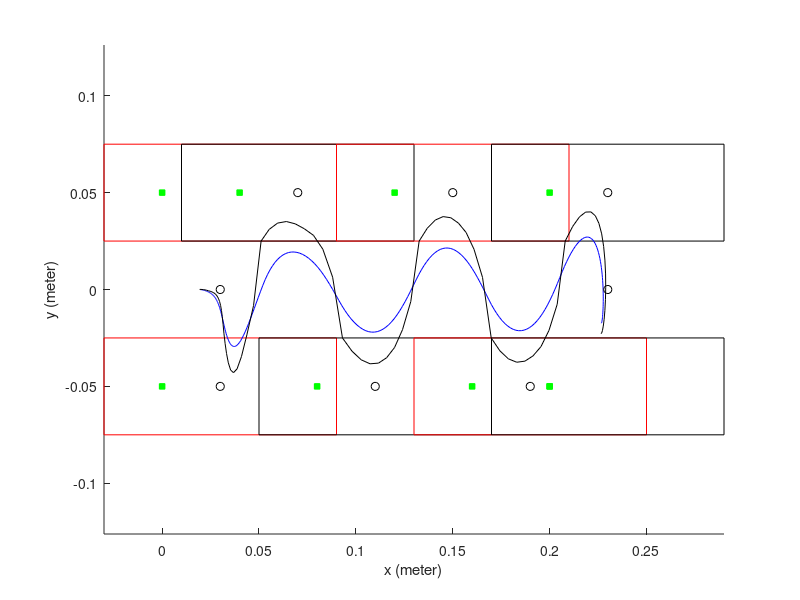

MATLAB code for this plot:
%
% Footsteps generated using the c++ version of the WMG
%

figure
clear FS;
hold on;

FS(1).a = 0.000000;
FS(1).p = [0.000000;0.050000];
FS(1).d = [0.090000;0.075000;0.030000;-0.025000];
FS(1).D = [1.000000 0.000000;-0.000000 1.000000;-1.000000 -0.000000;0.000000 -1.000000];
FS(1).v = [0.090000 0.025000; 0.090000 0.075000; -0.030000 0.075000; -0.030000 0.025000; 0.090000 0.025000];
FS(1).type = 2;
plot (FS(1).v(:,1), FS(1).v(:,2), 'r');

FS(5).a = 0.000000;
FS(5).p = [0.000000;-0.050000];
FS(5).d = [0.090000;-0.025000;0.030000;0.075000];
FS(5).D = [1.000000 0.000000;-0.000000 1.000000;-1.000000 -0.000000;0.000000 -1.000000];
FS(5).v = [0.090000 -0.075000; 0.090000 -0.025000; -0.030000 -0.025000; -0.030000 -0.075000; 0.090000 -0.075000];
FS(5).type = 2;
plot (FS(5).v(:,1), FS(5).v(:,2), 'r');

FS(8).a = 0.000000;
FS(8).p = [0.040000;0.050000];
FS(8).d = [0.130000;0.075000;-0.010000;-0.025000];
FS(8).D = [1.000000 0.000000;-0.000000 1.000000;-1.000000 -0.000000;0.000000 -1.000000];
FS(8).v = [0.130000 0.025000; 0.130000 0.075000; 0.010000 0.075000; 0.010000 0.025000; 0.130000 0.025000];
FS(8).type = 2;
plot (FS(8).v(:,1), FS(8).v(:,2), 'k');

FS(11).a = 0.000000;
FS(11).p = [0.080000;-0.050000];
FS(11).d = [0.170000;-0.025000;-0.050000;0.075000];
FS(11).D = [1.000000 0.000000;-0.000000 1.000000;-1.000000 -0.000000;0.000000 -1.000000];
FS(11).v = [0.170000 -0.075000; 0.170000 -0.025000; 0.050000 -0.025000; 0.050000 -0.075000; 0.170000 -0.075000];
FS(11).type = 2;
plot (FS(11).v(:,1), FS(11).v(:,2), 'k');

FS(14).a = 0.000000;
FS(14).p = [0.120000;0.050000];
FS(14).d = [0.210000;0.075000;-0.090000;-0.025000];
FS(14).D = [1.000000 0.000000;-0.000000 1.000000;-1.000000 -0.000000;0.000000 -1.000000];
FS(14).v = [0.210000 0.025000; 0.210000 0.075000; 0.090000 0.075000; 0.090000 0.025000; 0.210000 0.025000];
FS(14).type = 2;
plot (FS(14).v(:,1), FS(14).v(:,2), 'r');

FS(17).a = 0.000000;
FS(17).p = [0.160000;-0.050000];
FS(17).d = [0.250000;-0.025000;-0.130000;0.075000];
FS(17).D = [1.000000 0.000000;-0.000000 1.000000;-1.000000 -0.000000;0.000000 -1.000000];
FS(17).v = [0.250000 -0.075000; 0.250000 -0.025000; 0.130000 -0.025000; 0.130000 -0.075000; 0.250000 -0.075000];
FS(17).type = 2;
plot (FS(17).v(:,1), FS(17).v(:,2), 'r');

FS(20).a = 0.000000;
FS(20).p = [0.200000;0.050000];
FS(20).d = [0.290000;0.075000;-0.170000;-0.025000];
FS(20).D = [1.000000 0.000000;-0.000000 1.000000;-1.000000 -0.000000;0.000000 -1.000000];
FS(20).v = [0.290000 0.025000; 0.290000 0.075000; 0.170000 0.075000; 0.170000 0.025000; 0.290000 0.025000];
FS(20).type = 2;
plot (FS(20).v(:,1), FS(20).v(:,2), 'k');

FS(22).a = 0.000000;
FS(22).p = [0.200000;-0.050000];
FS(22).d = [0.290000;-0.025000;-0.170000;0.075000];
FS(22).D = [1.000000 0.000000;-0.000000 1.000000;-1.000000 -0.000000;0.000000 -1.000000];
FS(22).v = [0.290000 -0.075000; 0.290000 -0.025000; 0.170000 -0.025000; 0.170000 -0.075000; 0.290000 -0.075000];
FS(22).type = 2;
plot (FS(22).v(:,1), FS(22).v(:,2), 'k');

for i=1:length(FS)
    if FS(i).type == 2;
        plot (FS(i).p(1),FS(i).p(2),'gs','MarkerFaceColor','g','MarkerSize',4);
    end
end
%grid on; 
axis equal

hold on
ZMP = [
0.019979 -0.000065;
0.019861 -0.000059;
0.019582 -0.000007;
0.019443 0.000033;
0.019468 0.000055;
0.019669 0.000060;
0.020046 0.000047;
0.020587 0.000009;
0.021272 -0.000061;
0.022074 -0.000172;
0.022949 -0.000383;
0.023870 -0.000635;
0.024810 -0.000910;
0.025744 -0.001246;
0.026647 -0.001700;
0.027498 -0.002340;
0.028283 -0.003237;
0.028993 -0.004467;
0.029623 -0.006098;
0.030163 -0.008179;
0.030630 -0.010800;
0.031049 -0.014080;
0.031465 -0.018067;
0.031924 -0.022874;
0.032517 -0.027949;
0.033248 -0.033067;
0.034174 -0.037860;
0.035353 -0.041556;
0.036832 -0.042932;
0.038678 -0.040963;
0.040952 -0.034586;
0.043741 -0.023390;
0.047190 -0.008249;
0.051086 0.025000;
0.055252 0.031023;
0.059618 0.034288;
0.064126 0.035088;
0.068721 0.033887;
0.073385 0.031354;
0.078118 0.027949;
0.082947 0.020794;
0.088001 0.006355;
0.093077 -0.025000;
0.098013 -0.031848;
0.102768 -0.036299;
0.107327 -0.038351;
0.111687 -0.037990;
0.115886 -0.035201;
0.119979 -0.029909;
0.124070 -0.020721;
0.128344 -0.006199;
0.132659 0.025000;
0.136879 0.031666;
0.140995 0.035854;
0.145020 0.037624;
0.148982 0.037044;
0.152923 0.034279;
0.156894 0.029436;
0.160984 0.020735;
0.165363 0.006244;
0.169851 -0.025000;
0.174307 -0.031629;
0.178700 -0.035787;
0.183013 -0.037540;
0.187248 -0.036977;
0.191417 -0.034274;
0.195541 -0.029463;
0.199661 -0.021121;
0.203909 -0.007629;
0.208038 0.025000;
0.211903 0.032562;
0.215437 0.037513;
0.218586 0.039957;
0.221315 0.040057;
0.223604 0.038028;
0.225446 0.034115;
0.226863 0.028726;
0.227879 0.022214;
0.228534 0.015182;
0.228873 0.008037;
0.228949 0.001138;
0.228815 -0.005212;
0.228526 -0.010769;
0.228136 -0.015360;
0.227694 -0.018874;
0.227243 -0.021264;
0.226822 -0.022542;
0.226459 -0.022768;
];

ZMPref = [
0.030000 0.000000;
0.030000 -0.050000;
0.070000 0.050000;
0.110000 -0.050000;
0.150000 0.050000;
0.190000 -0.050000;
0.230000 0.050000;
0.230000 0.000000;
];

CoM = [
0.019979 -0.000065;
0.019981 -0.000065;
0.019987 -0.000066;
0.019997 -0.000067;
0.020013 -0.000069;
0.020037 -0.000072;
0.020070 -0.000076;
0.020111 -0.000083;
0.020163 -0.000091;
0.020226 -0.000101;
0.020300 -0.000113;
0.020386 -0.000128;
0.020485 -0.000146;
0.020595 -0.000167;
0.020718 -0.000192;
0.020852 -0.000220;
0.020999 -0.000252;
0.021158 -0.000289;
0.021329 -0.000330;
0.021510 -0.000377;
0.021702 -0.000429;
0.021905 -0.000486;
0.022117 -0.000551;
0.022337 -0.000622;
0.022566 -0.000701;
0.022802 -0.000787;
0.023045 -0.000882;
0.023294 -0.000986;
0.023548 -0.001098;
0.023807 -0.001220;
0.024069 -0.001353;
0.024334 -0.001496;
0.024602 -0.001651;
0.024871 -0.001819;
0.025141 -0.002000;
0.025411 -0.002197;
0.025681 -0.002409;
0.025950 -0.002639;
0.026218 -0.002888;
0.026484 -0.003158;
0.026747 -0.003450;
0.027007 -0.003765;
0.027264 -0.004105;
0.027518 -0.004472;
0.027768 -0.004867;
0.028014 -0.005292;
0.028256 -0.005747;
0.028494 -0.006235;
0.028728 -0.006757;
0.028958 -0.007312;
0.029184 -0.007904;
0.029407 -0.008531;
0.029627 -0.009195;
0.029843 -0.009896;
0.030058 -0.010634;
0.030271 -0.011410;
0.030483 -0.012222;
0.030696 -0.013069;
0.030909 -0.013951;
0.031124 -0.014864;
0.031343 -0.015807;
0.031566 -0.016776;
0.031794 -0.017767;
0.032030 -0.018775;
0.032274 -0.019794;
0.032528 -0.020816;
0.032794 -0.021833;
0.033073 -0.022835;
0.033366 -0.023811;
0.033675 -0.024751;
0.034002 -0.025643;
0.034347 -0.026474;
0.034714 -0.027232;
0.035102 -0.027902;
0.035514 -0.028469;
0.035951 -0.028919;
0.036416 -0.029234;
0.036908 -0.029399;
0.037431 -0.029397;
0.037984 -0.029212;
0.038571 -0.028830;
0.039191 -0.028238;
0.039848 -0.027426;
0.040541 -0.026384;
0.041272 -0.025106;
0.042042 -0.023591;
0.042852 -0.021837;
0.043703 -0.019852;
0.044595 -0.017646;
0.045529 -0.015232;
0.046504 -0.012630;
0.047521 -0.009867;
0.048579 -0.006969;
0.049676 -0.003970;
0.050811 -0.000906;
0.051982 0.002168;
0.053186 0.005109;
0.054421 0.007780;
0.055687 0.010156;
0.056980 0.012245;
0.058299 0.014052;
0.059643 0.015582;
0.061009 0.016844;
0.062397 0.017843;
0.063804 0.018587;
0.065229 0.019083;
0.066671 0.019338;
0.068128 0.019359;
0.069600 0.019153;
0.071085 0.018725;
0.072582 0.018079;
0.074091 0.017219;
0.075611 0.016146;
0.077140 0.014861;
0.078679 0.013360;
0.080226 0.011640;
0.081781 0.009695;
0.083343 0.007526;
0.084911 0.005157;
0.086484 0.002618;
0.088060 -0.000056;
0.089637 -0.002827;
0.091213 -0.005640;
0.092786 -0.008359;
0.094355 -0.010854;
0.095919 -0.013099;
0.097475 -0.015092;
0.099024 -0.016833;
0.100564 -0.018322;
0.102094 -0.019560;
0.103614 -0.020546;
0.105124 -0.021281;
0.106624 -0.021766;
0.108113 -0.022002;
0.109592 -0.021990;
0.111061 -0.021731;
0.112521 -0.021229;
0.113972 -0.020484;
0.115415 -0.019500;
0.116852 -0.018280;
0.118282 -0.016828;
0.119707 -0.015147;
0.121128 -0.013245;
0.122546 -0.011127;
0.123961 -0.008804;
0.125375 -0.006302;
0.126788 -0.003649;
0.128199 -0.000879;
0.129608 0.001972;
0.131015 0.004850;
0.132418 0.007621;
0.133818 0.010157;
0.135214 0.012433;
0.136606 0.014448;
0.137994 0.016205;
0.139379 0.017705;
0.140759 0.018949;
0.142136 0.019938;
0.143510 0.020676;
0.144882 0.021164;
0.146251 0.021404;
0.147619 0.021400;
0.148987 0.021154;
0.150355 0.020669;
0.151724 0.019948;
0.153094 0.018995;
0.154467 0.017811;
0.155844 0.016401;
0.157225 0.014766;
0.158611 0.012910;
0.160002 0.010838;
0.161399 0.008557;
0.162803 0.006093;
0.164213 0.003474;
0.165628 0.000735;
0.167047 -0.002088;
0.168469 -0.004940;
0.169893 -0.007687;
0.171318 -0.010201;
0.172742 -0.012454;
0.174165 -0.014448;
0.175586 -0.016184;
0.177004 -0.017663;
0.178419 -0.018887;
0.179829 -0.019857;
0.181235 -0.020574;
0.182636 -0.021041;
0.184031 -0.021261;
0.185420 -0.021234;
0.186803 -0.020965;
0.188180 -0.020454;
0.189549 -0.019706;
0.190911 -0.018721;
0.192266 -0.017502;
0.193613 -0.016052;
0.194951 -0.014371;
0.196281 -0.012464;
0.197601 -0.010333;
0.198911 -0.007984;
0.200210 -0.005438;
0.201496 -0.002718;
0.202767 0.000150;
0.204022 0.003136;
0.205257 0.006187;
0.206471 0.009164;
0.207661 0.011930;
0.208825 0.014457;
0.209962 0.016745;
0.211070 0.018796;
0.212148 0.020611;
0.213193 0.022192;
0.214204 0.023542;
0.215180 0.024667;
0.216120 0.025569;
0.217023 0.026256;
0.217888 0.026731;
0.218715 0.027004;
0.219503 0.027080;
0.220251 0.026967;
0.220960 0.026675;
0.221628 0.026212;
0.222258 0.025587;
0.222848 0.024812;
0.223398 0.023897;
0.223911 0.022852;
0.224385 0.021690;
0.224822 0.020421;
0.225222 0.019060;
0.225588 0.017617;
0.225918 0.016105;
0.226216 0.014535;
0.226481 0.012920;
0.226715 0.011271;
0.226920 0.009600;
0.227097 0.007915;
0.227247 0.006229;
0.227372 0.004551;
0.227473 0.002891;
0.227552 0.001256;
0.227611 -0.000343;
0.227650 -0.001901;
0.227672 -0.003408;
0.227677 -0.004860;
0.227669 -0.006249;
0.227647 -0.007570;
0.227614 -0.008818;
0.227571 -0.009989;
0.227520 -0.011080;
0.227462 -0.012087;
0.227398 -0.013008;
0.227329 -0.013840;
0.227257 -0.014584;
0.227183 -0.015237;
0.227108 -0.015799;
0.227033 -0.016271;
0.226960 -0.016654;
0.226888 -0.016948;
0.226820 -0.017155;
0.226755 -0.017277;
0.226694 -0.017317;
0.226639 -0.017277;
0.226589 -0.017160;
];

C = plot(CoM(:,1), CoM(:,2), 'b');
Z = plot(ZMP(:,1), ZMP(:,2), 'k');
R = plot(ZMPref(:,1), ZMPref(:,2), 'ko');
F = plot (FS(22).p(1),FS(22).p(2),'gs','MarkerFaceColor','g','MarkerSize', 4);

%legend(C, 'Center of Mass', 'location', 'southeastoutside')
%legend(R, 'Reference ZMP', 'location', 'southeastoutside')
%legend(Z, 'Zero Moment Point', 'location', 'southwestoutside')
%legend(F, 'Foot Positions')
hold off

xlabel('x (meter)')
ylabel('y (meter)')

print -depsc2 -FTimes:16 -tight footsteps.eps
